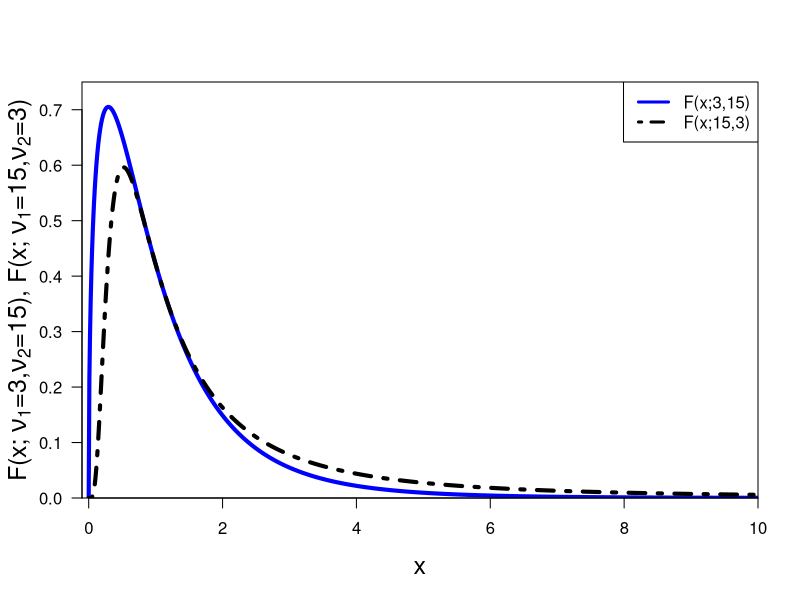

Source code (R):
print('file: Solution-F-PDFs.R')
# EXERCISE & SOLUTION: plot F(x; nu1, nu2) & F(x; nu2, nu1)
nu1 = 3; nu2 = 15   # degrees of freedom (for 19 data points in 4 groups)
x1 = seq(0,10,0.01)
F1 = df(x1,df1=nu1,df2=nu2)
F2 = df(x1,df1=nu2,df2=nu1)
# png('Fnu1nu2X170704.png',width=16,height=16,units='cm',res=300)
plot(x1,F1,type='l',lwd=4,col='blue',xlab='x',ylab=NA,cex.lab=1.5,
     las=1,xaxs='i',yaxs='i',ylim=c(0,0.75),xlim=c(-0.1,10))
title(ylab=expression(paste('F(x; ',nu[1],'=3',',',nu[2],'=15), F(x; ',nu[1],'=15',',',nu[2],'=3)')),
      line=2.3,cex.lab=1.5)
lines(x1,F2,col='black',lwd=4,lty=4)
legend('topright',legend=c('F(x;3,15)','F(x;15,3)'),col=c('blue','black'),
       lty=c(1,4),lwd=c(3,3))
# dev.off()
